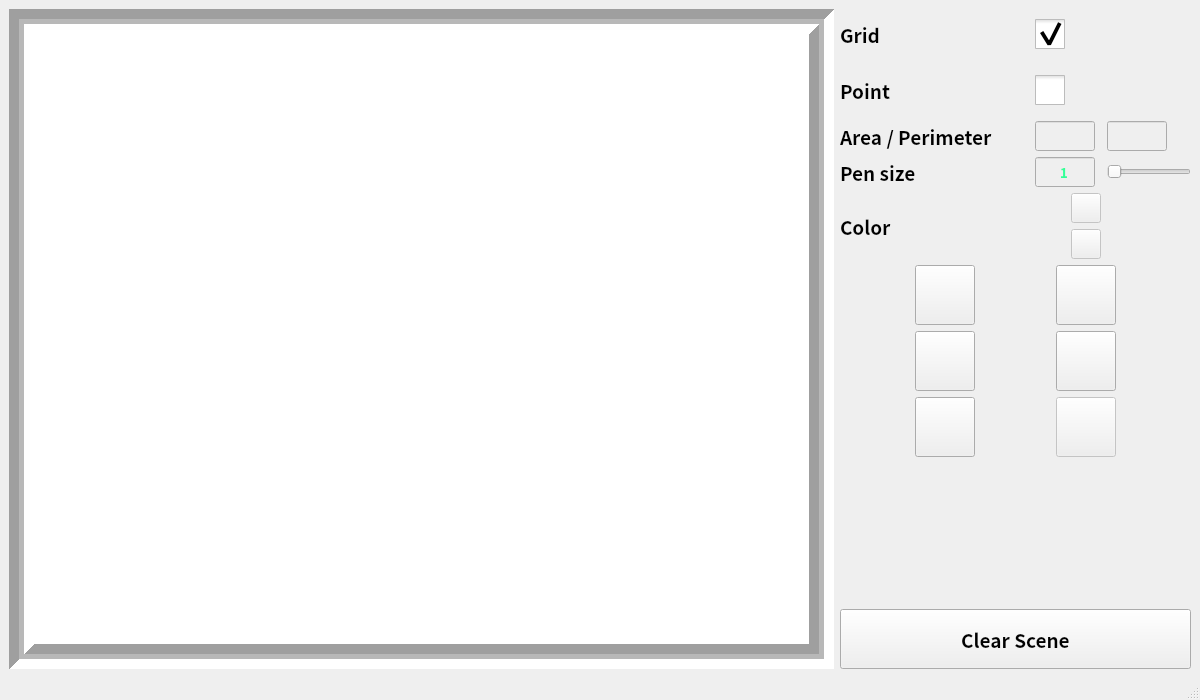
<?xml version="1.0" encoding="UTF-8"?>
<ui version="4.0">
 <class>MainWindow</class>
 <widget class="QMainWindow" name="MainWindow">
  <property name="geometry">
   <rect>
    <x>0</x>
    <y>0</y>
    <width>1200</width>
    <height>700</height>
   </rect>
  </property>
  <property name="minimumSize">
   <size>
    <width>1200</width>
    <height>700</height>
   </size>
  </property>
  <property name="windowTitle">
   <string>MainWindow</string>
  </property>
  <widget class="QWidget" name="centralwidget">
   <layout class="QHBoxLayout" name="horizontalLayout">
    <item>
     <widget class="View" name="graphicsView">
      <property name="frameShape">
       <enum>QFrame::Box</enum>
      </property>
      <property name="frameShadow">
       <enum>QFrame::Sunken</enum>
      </property>
      <property name="lineWidth">
       <number>10</number>
      </property>
      <property name="midLineWidth">
       <number>5</number>
      </property>
     </widget>
    </item>
    <item>
     <layout class="QVBoxLayout" name="verticalLayout">
      <property name="leftMargin">
       <number>0</number>
      </property>
      <item>
       <layout class="QGridLayout" name="gridLayout">
        <item row="0" column="0">
         <widget class="QLabel" name="gridLabel">
          <property name="minimumSize">
           <size>
            <width>0</width>
            <height>30</height>
           </size>
          </property>
          <property name="maximumSize">
           <size>
            <width>85</width>
            <height>30</height>
           </size>
          </property>
          <property name="font">
           <font>
            <family>Noto Sans CJK HK</family>
            <pointsize>14</pointsize>
            <weight>75</weight>
            <bold>true</bold>
           </font>
          </property>
          <property name="text">
           <string>Grid</string>
          </property>
          <property name="alignment">
           <set>Qt::AlignLeading|Qt::AlignLeft|Qt::AlignVCenter</set>
          </property>
          <property name="margin">
           <number>0</number>
          </property>
         </widget>
        </item>
        <item row="7" column="1">
         <widget class="QToolButton" name="toolButton_13">
          <property name="enabled">
           <bool>true</bool>
          </property>
          <property name="minimumSize">
           <size>
            <width>30</width>
            <height>30</height>
           </size>
          </property>
          <property name="maximumSize">
           <size>
            <width>30</width>
            <height>30</height>
           </size>
          </property>
          <property name="styleSheet">
           <string notr="true">QToolButton {
border:0px;
}</string>
          </property>
          <property name="text">
           <string/>
          </property>
          <property name="icon">
           <iconset resource="images.qrc">
            <normaloff>:/img/images/color-wheel.svg</normaloff>:/img/images/color-wheel.svg</iconset>
          </property>
          <property name="iconSize">
           <size>
            <width>30</width>
            <height>30</height>
           </size>
          </property>
          <property name="checkable">
           <bool>false</bool>
          </property>
          <property name="autoRepeat">
           <bool>false</bool>
          </property>
          <property name="autoExclusive">
           <bool>false</bool>
          </property>
         </widget>
        </item>
        <item row="4" column="2">
         <widget class="QLineEdit" name="penSizeLine">
          <property name="enabled">
           <bool>false</bool>
          </property>
          <property name="minimumSize">
           <size>
            <width>60</width>
            <height>30</height>
           </size>
          </property>
          <property name="maximumSize">
           <size>
            <width>60</width>
            <height>30</height>
           </size>
          </property>
          <property name="font">
           <font>
            <family>Noto Sans CJK HK</family>
            <pointsize>10</pointsize>
            <weight>75</weight>
            <bold>true</bold>
           </font>
          </property>
          <property name="styleSheet">
           <string notr="true">QLineEdit
{
color : #33ff99;
}</string>
          </property>
          <property name="text">
           <string>1</string>
          </property>
          <property name="alignment">
           <set>Qt::AlignCenter</set>
          </property>
         </widget>
        </item>
        <item row="4" column="0">
         <widget class="QLabel" name="penSizeLabel">
          <property name="minimumSize">
           <size>
            <width>0</width>
            <height>30</height>
           </size>
          </property>
          <property name="maximumSize">
           <size>
            <width>85</width>
            <height>30</height>
           </size>
          </property>
          <property name="font">
           <font>
            <family>Noto Sans CJK HK</family>
            <pointsize>14</pointsize>
            <weight>75</weight>
            <bold>true</bold>
           </font>
          </property>
          <property name="text">
           <string>Pen size</string>
          </property>
         </widget>
        </item>
        <item row="0" column="2">
         <widget class="QCheckBox" name="gridCheckBox">
          <property name="minimumSize">
           <size>
            <width>50</width>
            <height>50</height>
           </size>
          </property>
          <property name="maximumSize">
           <size>
            <width>50</width>
            <height>50</height>
           </size>
          </property>
          <property name="sizeIncrement">
           <size>
            <width>0</width>
            <height>0</height>
           </size>
          </property>
          <property name="baseSize">
           <size>
            <width>0</width>
            <height>0</height>
           </size>
          </property>
          <property name="acceptDrops">
           <bool>false</bool>
          </property>
          <property name="styleSheet">
           <string notr="true">QCheckBox::indicator {
     width: 30px;
     height: 30px;
}</string>
          </property>
          <property name="text">
           <string/>
          </property>
          <property name="iconSize">
           <size>
            <width>16</width>
            <height>16</height>
           </size>
          </property>
          <property name="checkable">
           <bool>true</bool>
          </property>
          <property name="checked">
           <bool>true</bool>
          </property>
          <property name="tristate">
           <bool>false</bool>
          </property>
         </widget>
        </item>
        <item row="7" column="2">
         <layout class="QGridLayout" name="colorGrid">
          <item row="2" column="0">
           <widget class="QToolButton" name="brushColorButton">
            <property name="enabled">
             <bool>true</bool>
            </property>
            <property name="minimumSize">
             <size>
              <width>30</width>
              <height>30</height>
             </size>
            </property>
            <property name="maximumSize">
             <size>
              <width>30</width>
              <height>30</height>
             </size>
            </property>
            <property name="styleSheet">
             <string notr="true">QToolButton {
border:0px;
}</string>
            </property>
            <property name="text">
             <string/>
            </property>
            <property name="icon">
             <iconset resource="images.qrc">
              <normaloff>:/img/images/paint.svg</normaloff>:/img/images/paint.svg</iconset>
            </property>
            <property name="iconSize">
             <size>
              <width>30</width>
              <height>30</height>
             </size>
            </property>
            <property name="checkable">
             <bool>false</bool>
            </property>
            <property name="autoRepeat">
             <bool>false</bool>
            </property>
            <property name="autoExclusive">
             <bool>false</bool>
            </property>
           </widget>
          </item>
          <item row="0" column="0">
           <widget class="QToolButton" name="penColorButton">
            <property name="enabled">
             <bool>true</bool>
            </property>
            <property name="minimumSize">
             <size>
              <width>30</width>
              <height>30</height>
             </size>
            </property>
            <property name="maximumSize">
             <size>
              <width>30</width>
              <height>30</height>
             </size>
            </property>
            <property name="styleSheet">
             <string notr="true">QToolButton {
border:0px;
}
</string>
            </property>
            <property name="text">
             <string/>
            </property>
            <property name="icon">
             <iconset resource="images.qrc">
              <normaloff>:/img/images/crayon.svg</normaloff>:/img/images/crayon.svg</iconset>
            </property>
            <property name="iconSize">
             <size>
              <width>30</width>
              <height>30</height>
             </size>
            </property>
            <property name="checkable">
             <bool>false</bool>
            </property>
            <property name="autoRepeat">
             <bool>false</bool>
            </property>
            <property name="autoExclusive">
             <bool>false</bool>
            </property>
           </widget>
          </item>
          <item row="0" column="1">
           <widget class="QToolButton" name="penColorPanel">
            <property name="enabled">
             <bool>false</bool>
            </property>
            <property name="minimumSize">
             <size>
              <width>30</width>
              <height>30</height>
             </size>
            </property>
            <property name="maximumSize">
             <size>
              <width>30</width>
              <height>30</height>
             </size>
            </property>
            <property name="text">
             <string/>
            </property>
           </widget>
          </item>
          <item row="2" column="1">
           <widget class="QToolButton" name="brushColorPanel">
            <property name="enabled">
             <bool>false</bool>
            </property>
            <property name="minimumSize">
             <size>
              <width>30</width>
              <height>30</height>
             </size>
            </property>
            <property name="maximumSize">
             <size>
              <width>30</width>
              <height>30</height>
             </size>
            </property>
            <property name="text">
             <string/>
            </property>
           </widget>
          </item>
         </layout>
        </item>
        <item row="0" column="1">
         <widget class="QToolButton" name="toolButton_9">
          <property name="enabled">
           <bool>true</bool>
          </property>
          <property name="minimumSize">
           <size>
            <width>30</width>
            <height>30</height>
           </size>
          </property>
          <property name="maximumSize">
           <size>
            <width>30</width>
            <height>30</height>
           </size>
          </property>
          <property name="styleSheet">
           <string notr="true">QToolButton {
border:0px;
}</string>
          </property>
          <property name="text">
           <string/>
          </property>
          <property name="icon">
           <iconset resource="images.qrc">
            <normaloff>:/img/images/grid.svg</normaloff>:/img/images/grid.svg</iconset>
          </property>
          <property name="iconSize">
           <size>
            <width>30</width>
            <height>30</height>
           </size>
          </property>
          <property name="checkable">
           <bool>false</bool>
          </property>
          <property name="autoRepeat">
           <bool>false</bool>
          </property>
          <property name="autoExclusive">
           <bool>false</bool>
          </property>
         </widget>
        </item>
        <item row="7" column="3">
         <widget class="QToolButton" name="resetPainterButton">
          <property name="minimumSize">
           <size>
            <width>30</width>
            <height>30</height>
           </size>
          </property>
          <property name="maximumSize">
           <size>
            <width>30</width>
            <height>30</height>
           </size>
          </property>
          <property name="styleSheet">
           <string notr="true">QToolButton {
border:0px;
}</string>
          </property>
          <property name="text">
           <string/>
          </property>
          <property name="icon">
           <iconset resource="images.qrc">
            <normaloff>:/img/images/reset.svg</normaloff>:/img/images/reset.svg</iconset>
          </property>
          <property name="iconSize">
           <size>
            <width>30</width>
            <height>30</height>
           </size>
          </property>
         </widget>
        </item>
        <item row="7" column="0">
         <widget class="QLabel" name="colorLabel">
          <property name="sizePolicy">
           <sizepolicy hsizetype="Preferred" vsizetype="Preferred">
            <horstretch>0</horstretch>
            <verstretch>0</verstretch>
           </sizepolicy>
          </property>
          <property name="minimumSize">
           <size>
            <width>0</width>
            <height>60</height>
           </size>
          </property>
          <property name="maximumSize">
           <size>
            <width>85</width>
            <height>60</height>
           </size>
          </property>
          <property name="font">
           <font>
            <family>Noto Sans CJK HK</family>
            <pointsize>14</pointsize>
            <weight>75</weight>
            <bold>true</bold>
           </font>
          </property>
          <property name="text">
           <string>Color</string>
          </property>
         </widget>
        </item>
        <item row="1" column="0">
         <widget class="QLabel" name="pointLebel">
          <property name="minimumSize">
           <size>
            <width>0</width>
            <height>30</height>
           </size>
          </property>
          <property name="maximumSize">
           <size>
            <width>85</width>
            <height>30</height>
           </size>
          </property>
          <property name="font">
           <font>
            <family>Noto Sans CJK HK</family>
            <pointsize>14</pointsize>
            <weight>75</weight>
            <bold>true</bold>
           </font>
          </property>
          <property name="text">
           <string>Point</string>
          </property>
         </widget>
        </item>
        <item row="4" column="3">
         <widget class="QSlider" name="penSizeSlider">
          <property name="sizePolicy">
           <sizepolicy hsizetype="Fixed" vsizetype="Fixed">
            <horstretch>0</horstretch>
            <verstretch>0</verstretch>
           </sizepolicy>
          </property>
          <property name="minimumSize">
           <size>
            <width>0</width>
            <height>30</height>
           </size>
          </property>
          <property name="maximumSize">
           <size>
            <width>200</width>
            <height>30</height>
           </size>
          </property>
          <property name="minimum">
           <number>1</number>
          </property>
          <property name="maximum">
           <number>50</number>
          </property>
          <property name="singleStep">
           <number>2</number>
          </property>
          <property name="value">
           <number>1</number>
          </property>
          <property name="sliderPosition">
           <number>1</number>
          </property>
          <property name="orientation">
           <enum>Qt::Horizontal</enum>
          </property>
          <property name="invertedAppearance">
           <bool>false</bool>
          </property>
          <property name="invertedControls">
           <bool>false</bool>
          </property>
          <property name="tickPosition">
           <enum>QSlider::NoTicks</enum>
          </property>
         </widget>
        </item>
        <item row="1" column="2">
         <widget class="QCheckBox" name="pointCheckBox">
          <property name="enabled">
           <bool>true</bool>
          </property>
          <property name="minimumSize">
           <size>
            <width>50</width>
            <height>50</height>
           </size>
          </property>
          <property name="maximumSize">
           <size>
            <width>50</width>
            <height>50</height>
           </size>
          </property>
          <property name="styleSheet">
           <string notr="true">QCheckBox::indicator {
     width: 30px;
     height: 30px;
}</string>
          </property>
          <property name="text">
           <string/>
          </property>
         </widget>
        </item>
        <item row="9" column="0" colspan="4">
         <layout class="QGridLayout" name="shapesGrid">
          <item row="1" column="0">
           <widget class="QToolButton" name="ellipseButton">
            <property name="minimumSize">
             <size>
              <width>60</width>
              <height>60</height>
             </size>
            </property>
            <property name="maximumSize">
             <size>
              <width>60</width>
              <height>60</height>
             </size>
            </property>
            <property name="text">
             <string/>
            </property>
            <property name="icon">
             <iconset resource="images.qrc">
              <normaloff>:/img/images/oval.svg</normaloff>:/img/images/oval.svg</iconset>
            </property>
            <property name="iconSize">
             <size>
              <width>50</width>
              <height>50</height>
             </size>
            </property>
           </widget>
          </item>
          <item row="0" column="0">
           <widget class="QToolButton" name="rectangleButton">
            <property name="minimumSize">
             <size>
              <width>60</width>
              <height>60</height>
             </size>
            </property>
            <property name="maximumSize">
             <size>
              <width>60</width>
              <height>60</height>
             </size>
            </property>
            <property name="text">
             <string/>
            </property>
            <property name="icon">
             <iconset resource="images.qrc">
              <normaloff>:/img/images/layout.svg</normaloff>:/img/images/layout.svg</iconset>
            </property>
            <property name="iconSize">
             <size>
              <width>50</width>
              <height>50</height>
             </size>
            </property>
           </widget>
          </item>
          <item row="1" column="1">
           <widget class="QToolButton" name="circleButton">
            <property name="enabled">
             <bool>true</bool>
            </property>
            <property name="minimumSize">
             <size>
              <width>60</width>
              <height>60</height>
             </size>
            </property>
            <property name="maximumSize">
             <size>
              <width>60</width>
              <height>60</height>
             </size>
            </property>
            <property name="text">
             <string/>
            </property>
            <property name="icon">
             <iconset resource="images.qrc">
              <normaloff>:/img/images/circle.svg</normaloff>:/img/images/circle.svg</iconset>
            </property>
            <property name="iconSize">
             <size>
              <width>50</width>
              <height>50</height>
             </size>
            </property>
           </widget>
          </item>
          <item row="0" column="1">
           <widget class="QToolButton" name="squareButton">
            <property name="enabled">
             <bool>true</bool>
            </property>
            <property name="minimumSize">
             <size>
              <width>60</width>
              <height>60</height>
             </size>
            </property>
            <property name="maximumSize">
             <size>
              <width>60</width>
              <height>60</height>
             </size>
            </property>
            <property name="text">
             <string/>
            </property>
            <property name="icon">
             <iconset resource="images.qrc">
              <normaloff>:/img/images/rectangle.svg</normaloff>:/img/images/rectangle.svg</iconset>
            </property>
            <property name="iconSize">
             <size>
              <width>50</width>
              <height>50</height>
             </size>
            </property>
           </widget>
          </item>
          <item row="2" column="0">
           <widget class="QToolButton" name="triangleButton">
            <property name="minimumSize">
             <size>
              <width>60</width>
              <height>60</height>
             </size>
            </property>
            <property name="maximumSize">
             <size>
              <width>60</width>
              <height>60</height>
             </size>
            </property>
            <property name="text">
             <string/>
            </property>
            <property name="icon">
             <iconset resource="images.qrc">
              <normaloff>:/img/images/using-chlorine.svg</normaloff>:/img/images/using-chlorine.svg</iconset>
            </property>
            <property name="iconSize">
             <size>
              <width>50</width>
              <height>50</height>
             </size>
            </property>
           </widget>
          </item>
          <item row="2" column="1">
           <widget class="QToolButton" name="polygonButton">
            <property name="enabled">
             <bool>false</bool>
            </property>
            <property name="minimumSize">
             <size>
              <width>60</width>
              <height>60</height>
             </size>
            </property>
            <property name="maximumSize">
             <size>
              <width>60</width>
              <height>60</height>
             </size>
            </property>
            <property name="text">
             <string/>
            </property>
            <property name="icon">
             <iconset resource="images.qrc">
              <normaloff>:/img/images/polygon.svg</normaloff>:/img/images/polygon.svg</iconset>
            </property>
            <property name="iconSize">
             <size>
              <width>50</width>
              <height>50</height>
             </size>
            </property>
           </widget>
          </item>
         </layout>
        </item>
        <item row="1" column="1">
         <widget class="QToolButton" name="toolButton_10">
          <property name="enabled">
           <bool>true</bool>
          </property>
          <property name="minimumSize">
           <size>
            <width>30</width>
            <height>30</height>
           </size>
          </property>
          <property name="maximumSize">
           <size>
            <width>30</width>
            <height>30</height>
           </size>
          </property>
          <property name="styleSheet">
           <string notr="true">QToolButton {
border:0px;
}</string>
          </property>
          <property name="text">
           <string/>
          </property>
          <property name="icon">
           <iconset resource="images.qrc">
            <normaloff>:/img/images/dot.svg</normaloff>:/img/images/dot.svg</iconset>
          </property>
          <property name="iconSize">
           <size>
            <width>30</width>
            <height>30</height>
           </size>
          </property>
          <property name="checkable">
           <bool>false</bool>
          </property>
          <property name="autoRepeat">
           <bool>false</bool>
          </property>
          <property name="autoExclusive">
           <bool>false</bool>
          </property>
         </widget>
        </item>
        <item row="4" column="1">
         <widget class="QToolButton" name="toolButton_12">
          <property name="enabled">
           <bool>true</bool>
          </property>
          <property name="minimumSize">
           <size>
            <width>30</width>
            <height>30</height>
           </size>
          </property>
          <property name="maximumSize">
           <size>
            <width>30</width>
            <height>30</height>
           </size>
          </property>
          <property name="styleSheet">
           <string notr="true">QToolButton {
border:0px;
}</string>
          </property>
          <property name="text">
           <string/>
          </property>
          <property name="icon">
           <iconset resource="images.qrc">
            <normaloff>:/img/images/pen.svg</normaloff>:/img/images/pen.svg</iconset>
          </property>
          <property name="iconSize">
           <size>
            <width>30</width>
            <height>30</height>
           </size>
          </property>
          <property name="checkable">
           <bool>false</bool>
          </property>
          <property name="autoRepeat">
           <bool>false</bool>
          </property>
          <property name="autoExclusive">
           <bool>false</bool>
          </property>
         </widget>
        </item>
        <item row="2" column="0">
         <widget class="QLabel" name="areaLabel">
          <property name="minimumSize">
           <size>
            <width>0</width>
            <height>30</height>
           </size>
          </property>
          <property name="maximumSize">
           <size>
            <width>160</width>
            <height>30</height>
           </size>
          </property>
          <property name="font">
           <font>
            <family>Noto Sans CJK HK</family>
            <pointsize>14</pointsize>
            <weight>75</weight>
            <bold>true</bold>
           </font>
          </property>
          <property name="text">
           <string>Area / Perimeter</string>
          </property>
         </widget>
        </item>
        <item row="2" column="3">
         <widget class="QLineEdit" name="perimeterLine">
          <property name="enabled">
           <bool>false</bool>
          </property>
          <property name="minimumSize">
           <size>
            <width>60</width>
            <height>30</height>
           </size>
          </property>
          <property name="maximumSize">
           <size>
            <width>60</width>
            <height>30</height>
           </size>
          </property>
          <property name="font">
           <font>
            <family>Noto Sans CJK HK</family>
            <pointsize>10</pointsize>
            <weight>75</weight>
            <bold>true</bold>
           </font>
          </property>
          <property name="mouseTracking">
           <bool>false</bool>
          </property>
          <property name="tabletTracking">
           <bool>false</bool>
          </property>
          <property name="styleSheet">
           <string notr="true">QLineEdit
{
color : #33ff99;
}</string>
          </property>
          <property name="text">
           <string/>
          </property>
          <property name="alignment">
           <set>Qt::AlignCenter</set>
          </property>
         </widget>
        </item>
        <item row="2" column="2">
         <widget class="QLineEdit" name="areaLine">
          <property name="enabled">
           <bool>false</bool>
          </property>
          <property name="minimumSize">
           <size>
            <width>60</width>
            <height>30</height>
           </size>
          </property>
          <property name="maximumSize">
           <size>
            <width>60</width>
            <height>30</height>
           </size>
          </property>
          <property name="font">
           <font>
            <family>Noto Sans CJK HK</family>
            <pointsize>10</pointsize>
            <weight>75</weight>
            <bold>true</bold>
           </font>
          </property>
          <property name="mouseTracking">
           <bool>false</bool>
          </property>
          <property name="tabletTracking">
           <bool>false</bool>
          </property>
          <property name="styleSheet">
           <string notr="true">QLineEdit
{
color : #33ff99;
}</string>
          </property>
          <property name="text">
           <string/>
          </property>
          <property name="frame">
           <bool>true</bool>
          </property>
          <property name="alignment">
           <set>Qt::AlignCenter</set>
          </property>
         </widget>
        </item>
        <item row="2" column="1">
         <widget class="QToolButton" name="toolButton_11">
          <property name="enabled">
           <bool>true</bool>
          </property>
          <property name="minimumSize">
           <size>
            <width>30</width>
            <height>30</height>
           </size>
          </property>
          <property name="maximumSize">
           <size>
            <width>30</width>
            <height>30</height>
           </size>
          </property>
          <property name="styleSheet">
           <string notr="true">QToolButton {
border:0px;
}</string>
          </property>
          <property name="text">
           <string/>
          </property>
          <property name="icon">
           <iconset resource="images.qrc">
            <normaloff>:/img/images/cartesian.svg</normaloff>:/img/images/cartesian.svg</iconset>
          </property>
          <property name="iconSize">
           <size>
            <width>30</width>
            <height>30</height>
           </size>
          </property>
          <property name="checkable">
           <bool>false</bool>
          </property>
          <property name="autoRepeat">
           <bool>false</bool>
          </property>
          <property name="autoExclusive">
           <bool>false</bool>
          </property>
         </widget>
        </item>
       </layout>
      </item>
      <item>
       <spacer name="verticalSpacer">
        <property name="minimumSize">
         <size>
          <width>20</width>
          <height>20</height>
         </size>
        </property>
        <property name="orientation">
         <enum>Qt::Vertical</enum>
        </property>
        <property name="sizeHint" stdset="0">
         <size>
          <width>20</width>
          <height>40</height>
         </size>
        </property>
       </spacer>
      </item>
      <item>
       <widget class="QPushButton" name="clearSceneButton">
        <property name="minimumSize">
         <size>
          <width>0</width>
          <height>60</height>
         </size>
        </property>
        <property name="maximumSize">
         <size>
          <width>16777215</width>
          <height>60</height>
         </size>
        </property>
        <property name="font">
         <font>
          <family>Noto Sans CJK HK</family>
          <pointsize>14</pointsize>
          <weight>75</weight>
          <bold>true</bold>
         </font>
        </property>
        <property name="text">
         <string>Clear Scene</string>
        </property>
       </widget>
      </item>
     </layout>
    </item>
   </layout>
  </widget>
  <widget class="QMenuBar" name="menubar">
   <property name="geometry">
    <rect>
     <x>0</x>
     <y>0</y>
     <width>1200</width>
     <height>20</height>
    </rect>
   </property>
  </widget>
  <widget class="QStatusBar" name="statusbar"/>
 </widget>
 <customwidgets>
  <customwidget>
   <class>View</class>
   <extends>QGraphicsView</extends>
   <header location="global">View.h</header>
  </customwidget>
 </customwidgets>
 <tabstops>
  <tabstop>gridCheckBox</tabstop>
  <tabstop>pointCheckBox</tabstop>
  <tabstop>penSizeSlider</tabstop>
  <tabstop>penColorButton</tabstop>
  <tabstop>brushColorButton</tabstop>
  <tabstop>resetPainterButton</tabstop>
  <tabstop>rectangleButton</tabstop>
  <tabstop>squareButton</tabstop>
  <tabstop>ellipseButton</tabstop>
  <tabstop>circleButton</tabstop>
  <tabstop>toolButton_9</tabstop>
  <tabstop>toolButton_10</tabstop>
  <tabstop>toolButton_12</tabstop>
  <tabstop>toolButton_13</tabstop>
  <tabstop>penSizeLine</tabstop>
  <tabstop>penColorPanel</tabstop>
  <tabstop>brushColorPanel</tabstop>
  <tabstop>graphicsView</tabstop>
 </tabstops>
 <resources>
  <include location="images.qrc"/>
 </resources>
 <connections/>
</ui>
